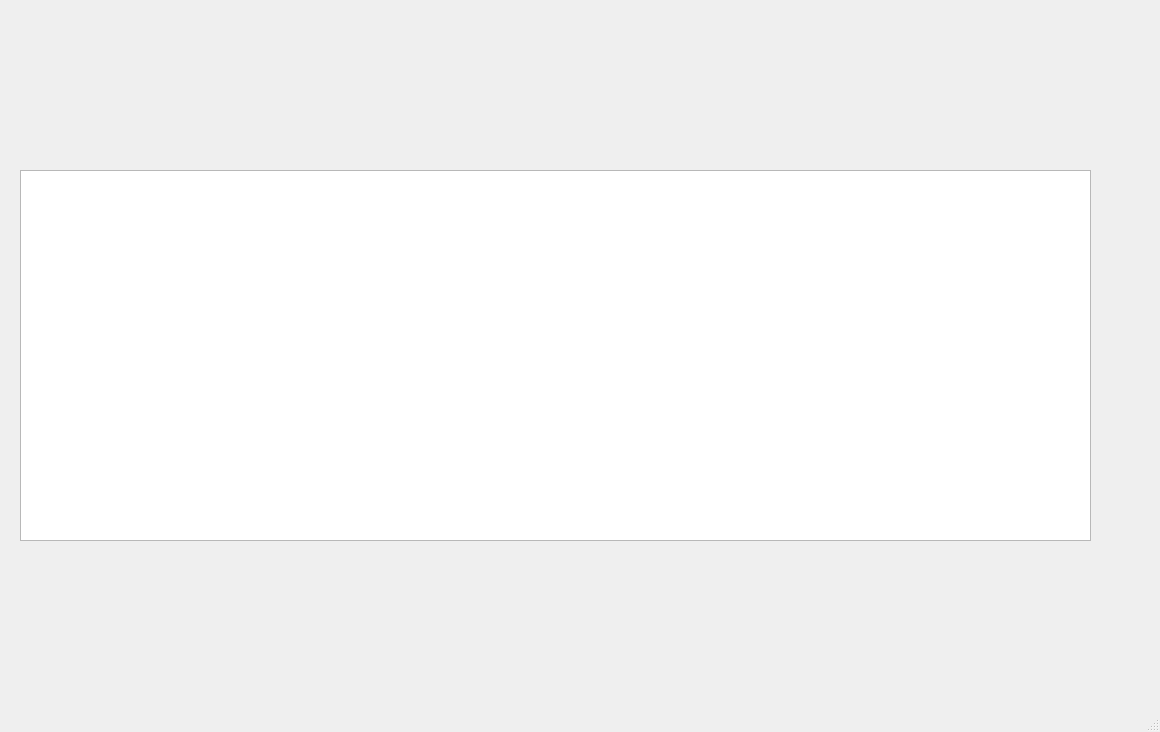
<?xml version="1.0" encoding="UTF-8"?>
<ui version="4.0">
 <class>Wpisy</class>
 <widget class="QMainWindow" name="Wpisy">
  <property name="geometry">
   <rect>
    <x>0</x>
    <y>0</y>
    <width>1160</width>
    <height>732</height>
   </rect>
  </property>
  <property name="windowTitle">
   <string>MainWindow</string>
  </property>
  <widget class="QWidget" name="centralwidget">
   <widget class="QTableView" name="tableView">
    <property name="geometry">
     <rect>
      <x>20</x>
      <y>170</y>
      <width>1071</width>
      <height>371</height>
     </rect>
    </property>
   </widget>
  </widget>
  <widget class="QMenuBar" name="menubar">
   <property name="geometry">
    <rect>
     <x>0</x>
     <y>0</y>
     <width>1160</width>
     <height>21</height>
    </rect>
   </property>
  </widget>
  <widget class="QStatusBar" name="statusbar"/>
 </widget>
 <resources/>
 <connections/>
</ui>
